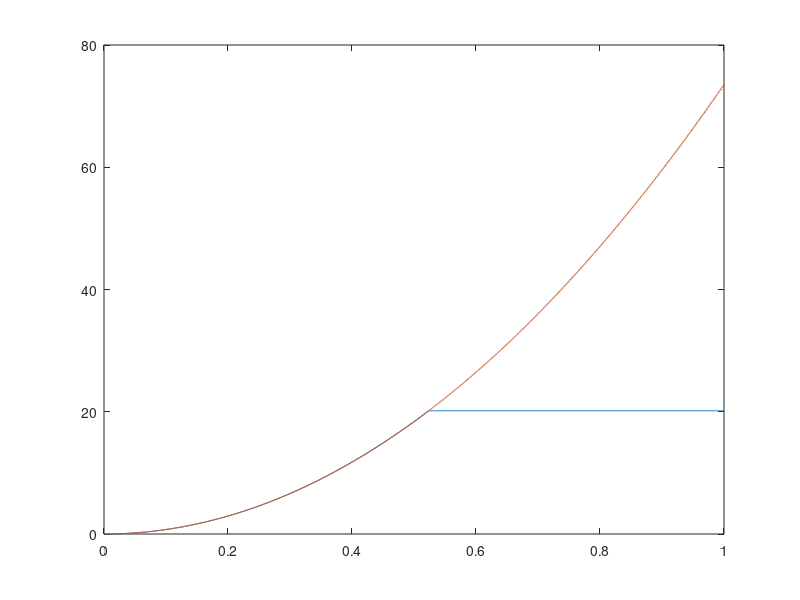

Recreate this plot in MATLAB.
clear all

ads = 0.34;
Lpds = 50;
L = 10;

for i = 1:1000
    theta(i) = i/1000;
    WLC1(i) = min(Lpds/(2*ads)*theta(i)^2, Lpds/(2*ads)*(pi/6)^2);
    WLC2(i) = Lpds/(2*ads)*theta(i)^2;
end

plot(theta,WLC1);
hold on
plot(theta,WLC2);
hold off